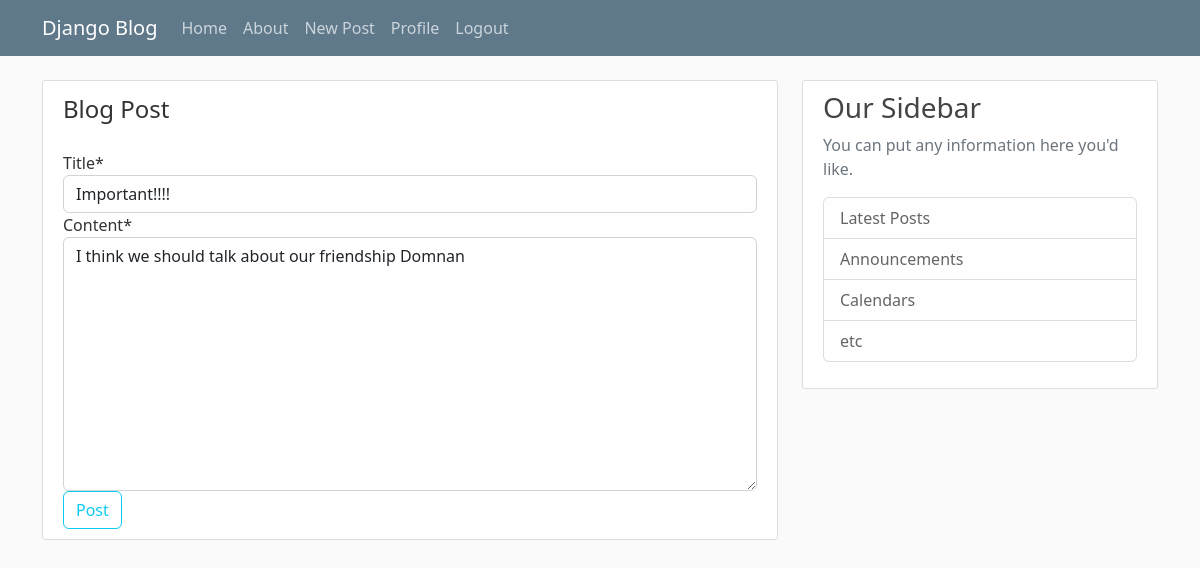
Screenshot of /post/15/update/ (signed in) with the database file from the repository.
### blog/models.py (models this page shows, shortened)
class Post(models.Model):
    title= models.CharField(max_length=80)
    content = models.TextField()
    date_posted= models.DateTimeField(default= timezone.now)
    author = models.ForeignKey(User, on_delete= models.CASCADE)

### blog/views.py (the view, shortened to what this page needs)
# urls.py: path('post/<int:pk>/update/', PostUpdateView.as_view(), name= 'post-update'),
class PostUpdateView(LoginRequiredMixin, UserPassesTestMixin, UpdateView):
    model = Post
    fields= ['title','content']
    def test_func(self):
        post =self.get_object()
        if self.request.user == post.author:
            return True
        return False

### blog/templates/blog/post_form.html (shortened to what this page needs)
{% extends "blog/base.html" %}
{% load crispy_forms_tags %}
{% block content %}
    <div class='content-section' >
        <form method = "POST">
            <fieldset class="form-group">
                <legend class="border-border mb-4">Blog Post</legend>
                {{form |crispy}}
            </fieldset>
            <div class="form-group">
                <button class = 'btn btn-outline-info' type="submit" >Post</button>
            </div>
        </form>
    </div>
{% endblock content%}

### blog/static/blog/main.css (style rules this page uses)
body { background: #fafafa; color: #333333; margin-top: 5rem; }
.content-section { background: #ffffff; padding: 10px 20px; border: 1px solid #dddddd; border-radius: 3px; margin-bottom: 20px; }

### rows the page displays
Post: title "Important!!!!", content "I think we should talk about our friendship Domnan"
